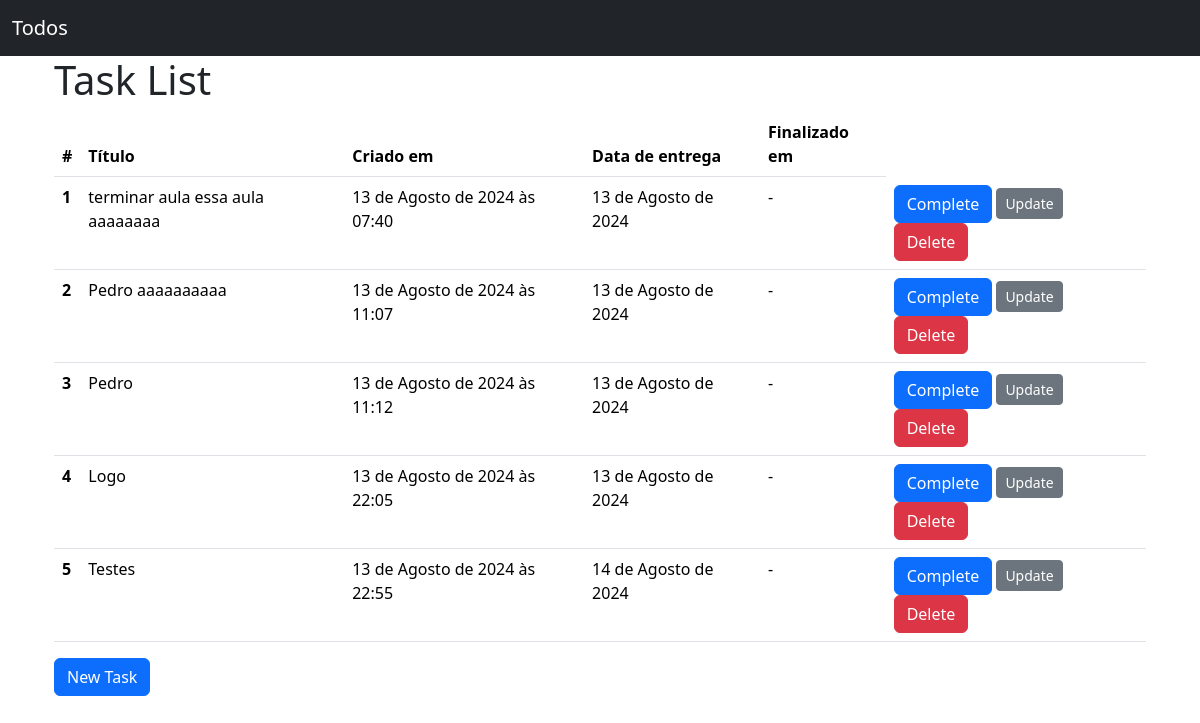
Before: / with the older database file.
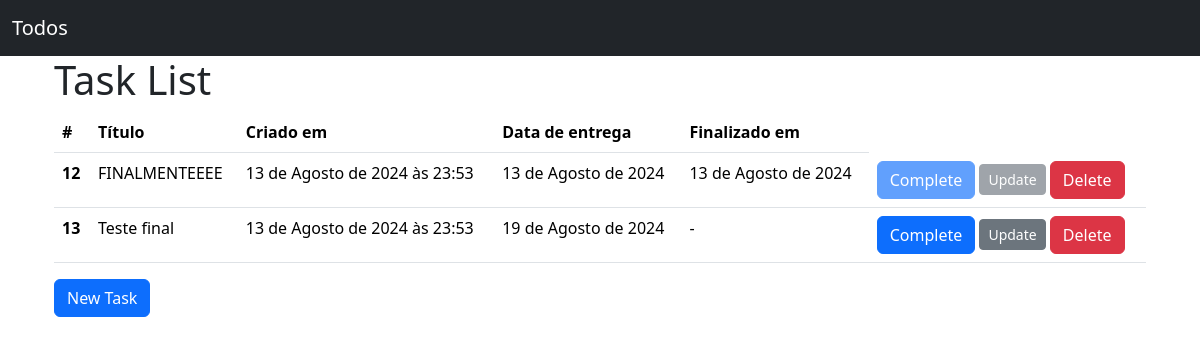
After: the same page with the newer database file.
### todo/models.py (models this page shows, shortened)
class Todo(models.Model):
    title = models.CharField(max_length=120, null=False, blank=False)
    created_at = models.DateTimeField(auto_now_add=True, null=False, blank=False)
    deadline = models.DateField(null=False, blank=False)
    finished_at = models.DateField(null=True)
    class Meta:
        ordering = ["deadline"]

### todo/views.py (the view)
# urls.py: path("", TodoListView.as_view(), name="todo_list"),
class TodoListView(ListView):
    model = Todo

### todo/templates/todo/todo_list.html (shortened to what this page needs)
{% extends "base.html" %}
{% block content %}
  <main class="container">
    <h1>Task List</h1>
    {% if todo_list %}
    <table class="table">
        <thead>
          <tr>
            <th scope="col">#</th>
            <th scope="col">Título</th>
            <th scope="col">Criado em</th>
            <th scope="col">Data de entrega</th>
            <th scope="col">Finalizado em</th>
          </tr>
        </thead>
        <tbody>
          {% for todo in todo_list %}
            <th scope="row">{{ todo.pk}}</th>
              <td>{{ todo.title }}</td>
              <td>{{ todo.created_at }}</td>
              <td>{{ todo.deadline }}</td>
              <td>{{ todo.finished_at|default:"-" }}</td>
              <td>
                <a href={% url "todo_complete" pk=todo.pk %} class="btn btn-primary {% if todo.finished_at %}disabled{% endif %}">Complete</a>
                <a href={% url "todo_update" pk=todo.pk %} class="btn btn-secondary btn-sm {% if todo.finished_at %}disabled{% endif %}">Update</a>
                <a href={% url "todo_delete" pk=todo.pk %} class="btn btn-danger">Delete</a>
              </td>
          {% endfor %}
        </tbody>
      </table>
    {% else %}
      <p>Não há tarefas cadastradas!!</p>
    {% endif %}
    <a href={% url "todo_create" %} class="btn btn-primary">New Task</a>
  </main>
{% endblock content %}

### todo/templates/base.html (shortened to what this page needs)
<!doctype html>
<html lang="pt-br">
  <head>
    <link href="https://cdn.jsdelivr.net/npm/bootstrap@5.3.3/dist/css/bootstrap.min.css" rel="stylesheet">
  </head>
  <body>
    <nav class="navbar bg-dark" data-bs-theme="dark">
        <div class="container-fluid">
          <a class="navbar-brand" href={% url "todo_list" %}>Todos</a>
        </div>
    </nav>
    <main class="container">
      {% block content %}{% endblock content %}
    </main>
  </body>
</html>

Changed rows visible on the page:
removed Todo: pk "1", title "terminar aula essa aula aaaaaaaa", created_at "13 de Agosto de 2024 às 07:40", deadline "13 de Agosto de 2024", finished_at "-"
removed Todo: pk "2", title "Pedro aaaaaaaaaa", created_at "13 de Agosto de 2024 às 11:07", deadline "13 de Agosto de 2024", finished_at "-"
removed Todo: pk "3", title "Pedro", created_at "13 de Agosto de 2024 às 11:12", deadline "13 de Agosto de 2024", finished_at "-"
removed Todo: pk "4", title "Logo", created_at "13 de Agosto de 2024 às 22:05", deadline "13 de Agosto de 2024", finished_at "-"
removed Todo: pk "5", title "Testes", created_at "13 de Agosto de 2024 às 22:55", deadline "14 de Agosto de 2024", finished_at "-"
added Todo: pk "12", title "FINALMENTEEEE", created_at "13 de Agosto de 2024 às 23:53", deadline "13 de Agosto de 2024", finished_at "13 de Agosto de 2024"
added Todo: pk "13", title "Teste final", created_at "13 de Agosto de 2024 às 23:53", deadline "19 de Agosto de 2024", finished_at "-"
